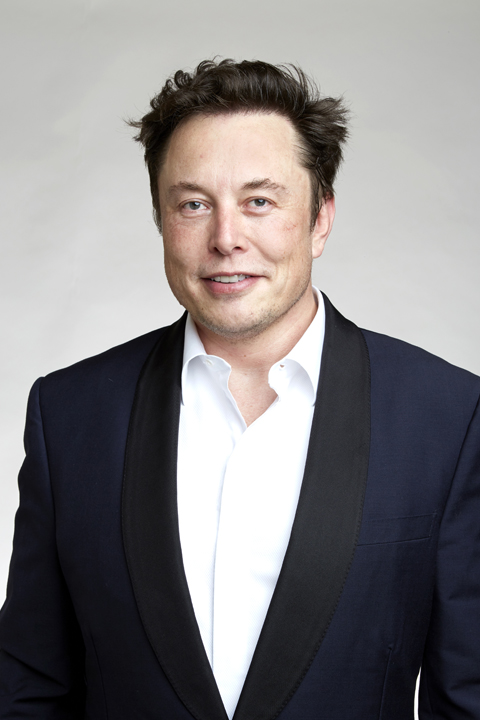
#> input picture input.jpg, 480 x 720 px, given in place of input.jpg.jpg, which was not available
$ python sketch.py input.jpg
#> lines starting #> are read from the running program, lines starting #| are printed output that depends on the picture; pictures that were not available may be replaced by others from this repository, and a replacement may not be noted
import cv2
import sys
import os

def sketch_image(photo):
#> called with photo = 'input.jpg.jpg'
    image=cv2.imread(photo)
#> image is the input picture: shape (720, 480, 3); mean B, G, R 129.9, 128.8, 131.8
    grey_image=cv2.cvtColor(image, cv2.COLOR_BGR2GRAY)
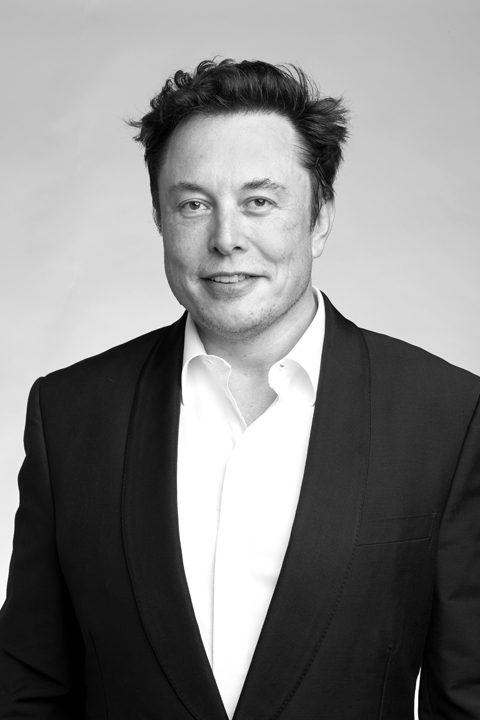
#> grey_image: shape (720, 480); min 0, max 255, mean 129.8
    invert_image=cv2.bitwise_not(grey_image)
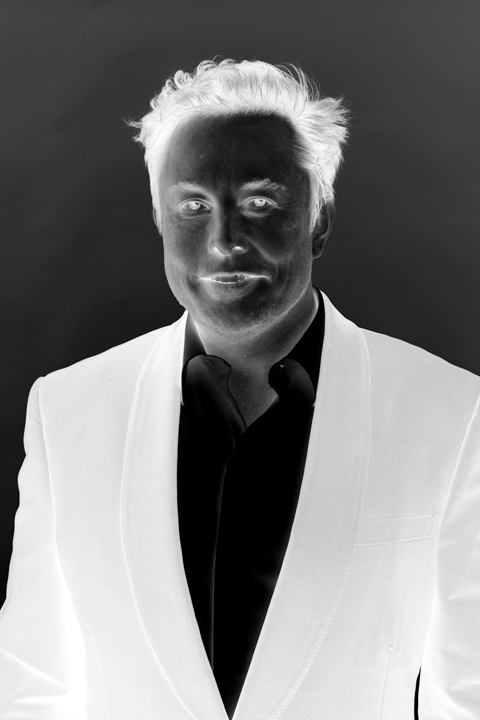
#> invert_image: shape (720, 480); min 0, max 255, mean 125.2
    blur_image=cv2.GaussianBlur(invert_image, (85,85),0)
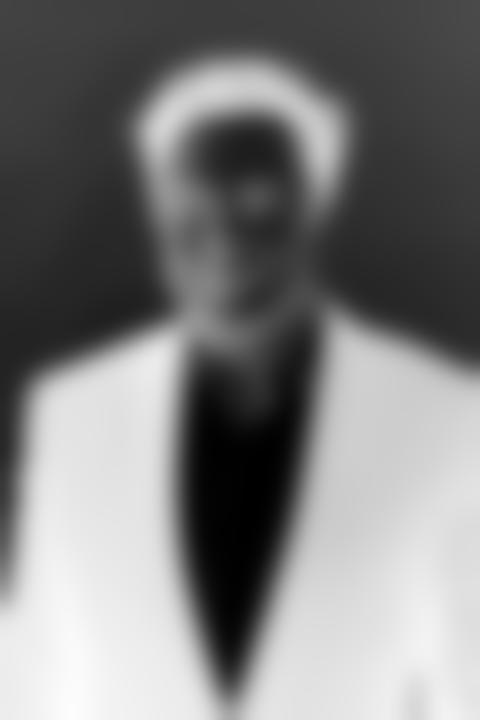
#> blur_image: shape (720, 480); min 0, max 252, mean 125.2
    invert_blur_image=cv2.bitwise_not(blur_image)
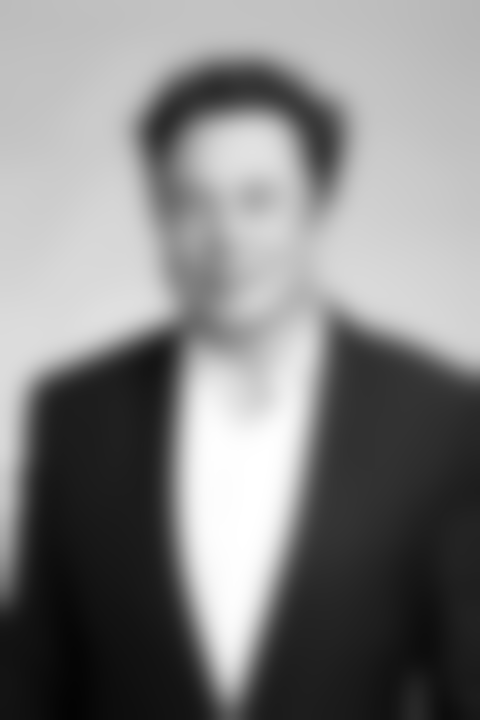
#> invert_blur_image: shape (720, 480); min 3, max 255, mean 129.8
    sketch_image=cv2.divide(grey_image,invert_blur_image, scale=256.0)
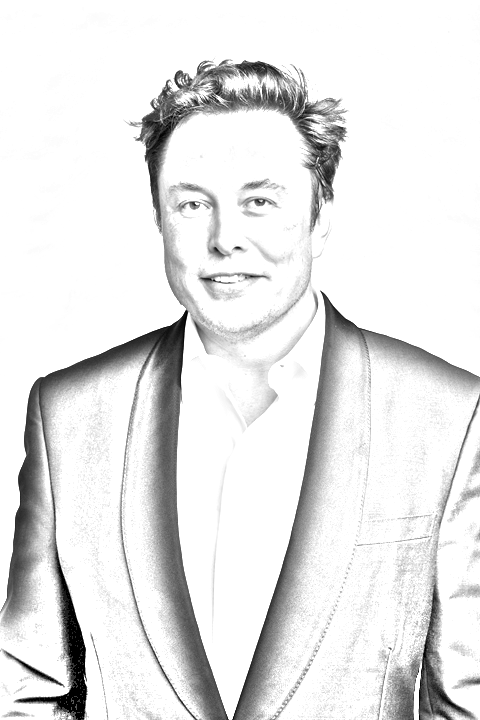
#> sketch_image: shape (720, 480); min 0, max 255, mean 229.7
    cv2.imwrite('public/image.jpg', sketch_image)

oldname = sys.argv[1]
newname = oldname+'.jpg'
os.rename(oldname,newname)
sketch_image(newname)
os.remove(newname)
